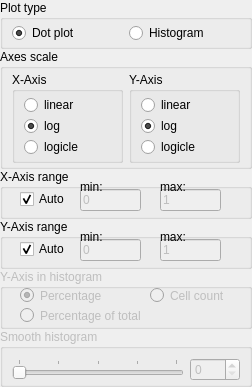
<?xml version="1.0" encoding="UTF-8"?>
<ui version="4.0">
 <class>Form</class>
 <widget class="QWidget" name="Form">
  <property name="geometry">
   <rect>
    <x>0</x>
    <y>0</y>
    <width>252</width>
    <height>347</height>
   </rect>
  </property>
  <property name="sizePolicy">
   <sizepolicy hsizetype="Preferred" vsizetype="Preferred">
    <horstretch>0</horstretch>
    <verstretch>0</verstretch>
   </sizepolicy>
  </property>
  <property name="windowTitle">
   <string>Form</string>
  </property>
  <layout class="QVBoxLayout" name="verticalLayout">
   <property name="spacing">
    <number>0</number>
   </property>
   <property name="leftMargin">
    <number>0</number>
   </property>
   <property name="topMargin">
    <number>0</number>
   </property>
   <property name="rightMargin">
    <number>0</number>
   </property>
   <property name="bottomMargin">
    <number>0</number>
   </property>
   <item>
    <widget class="QGroupBox" name="plotTypeBox">
     <property name="maximumSize">
      <size>
       <width>16777215</width>
       <height>70</height>
      </size>
     </property>
     <property name="title">
      <string>Plot type</string>
     </property>
     <property name="flat">
      <bool>true</bool>
     </property>
     <layout class="QHBoxLayout" name="horizontalLayout_2">
      <property name="topMargin">
       <number>3</number>
      </property>
      <property name="bottomMargin">
       <number>3</number>
      </property>
      <item>
       <widget class="QRadioButton" name="dotRadio">
        <property name="text">
         <string>Dot plot</string>
        </property>
        <property name="checked">
         <bool>true</bool>
        </property>
       </widget>
      </item>
      <item>
       <widget class="QRadioButton" name="histRadio">
        <property name="text">
         <string>Histogram</string>
        </property>
       </widget>
      </item>
     </layout>
    </widget>
   </item>
   <item>
    <widget class="QGroupBox" name="axisOptionBox">
     <property name="maximumSize">
      <size>
       <width>16777215</width>
       <height>180</height>
      </size>
     </property>
     <property name="title">
      <string>Axes scale</string>
     </property>
     <property name="flat">
      <bool>true</bool>
     </property>
     <layout class="QHBoxLayout" name="horizontalLayout_4">
      <property name="topMargin">
       <number>3</number>
      </property>
      <property name="bottomMargin">
       <number>3</number>
      </property>
      <item>
       <widget class="QGroupBox" name="xAxisOptionBox">
        <property name="title">
         <string>X-Axis</string>
        </property>
        <property name="flat">
         <bool>false</bool>
        </property>
        <layout class="QVBoxLayout" name="verticalLayout_5">
         <property name="spacing">
          <number>1</number>
         </property>
         <property name="topMargin">
          <number>3</number>
         </property>
         <property name="bottomMargin">
          <number>3</number>
         </property>
         <item>
          <widget class="QRadioButton" name="xLinRadio">
           <property name="text">
            <string>linear</string>
           </property>
          </widget>
         </item>
         <item>
          <widget class="QRadioButton" name="xLogRadio">
           <property name="text">
            <string>log</string>
           </property>
           <property name="checked">
            <bool>true</bool>
           </property>
          </widget>
         </item>
         <item>
          <widget class="QRadioButton" name="xLogicleRadio">
           <property name="text">
            <string>logicle</string>
           </property>
          </widget>
         </item>
        </layout>
       </widget>
      </item>
      <item>
       <widget class="QGroupBox" name="yAxisOptionBox">
        <property name="title">
         <string>Y-Axis</string>
        </property>
        <property name="flat">
         <bool>false</bool>
        </property>
        <layout class="QVBoxLayout" name="verticalLayout_2">
         <property name="spacing">
          <number>1</number>
         </property>
         <property name="topMargin">
          <number>3</number>
         </property>
         <property name="bottomMargin">
          <number>3</number>
         </property>
         <item>
          <widget class="QRadioButton" name="yLinRadio">
           <property name="text">
            <string>linear</string>
           </property>
          </widget>
         </item>
         <item>
          <widget class="QRadioButton" name="yLogRadio">
           <property name="text">
            <string>log</string>
           </property>
           <property name="checked">
            <bool>true</bool>
           </property>
          </widget>
         </item>
         <item>
          <widget class="QRadioButton" name="yLogicleRadio">
           <property name="text">
            <string>logicle</string>
           </property>
          </widget>
         </item>
        </layout>
       </widget>
      </item>
     </layout>
    </widget>
   </item>
   <item>
    <widget class="QGroupBox" name="xRangeBox">
     <property name="minimumSize">
      <size>
       <width>0</width>
       <height>50</height>
      </size>
     </property>
     <property name="maximumSize">
      <size>
       <width>16777215</width>
       <height>70</height>
      </size>
     </property>
     <property name="title">
      <string>X-Axis range</string>
     </property>
     <property name="flat">
      <bool>true</bool>
     </property>
     <widget class="QCheckBox" name="xlimAutoCheck">
      <property name="geometry">
       <rect>
        <x>20</x>
        <y>20</y>
        <width>51</width>
        <height>20</height>
       </rect>
      </property>
      <property name="text">
       <string>Auto</string>
      </property>
      <property name="checked">
       <bool>true</bool>
      </property>
     </widget>
     <widget class="QLineEdit" name="xlimMinEdit">
      <property name="enabled">
       <bool>false</bool>
      </property>
      <property name="geometry">
       <rect>
        <x>80</x>
        <y>20</y>
        <width>61</width>
        <height>22</height>
       </rect>
      </property>
      <property name="text">
       <string notr="true">0</string>
      </property>
     </widget>
     <widget class="QLineEdit" name="xlimMaxEdit">
      <property name="enabled">
       <bool>false</bool>
      </property>
      <property name="geometry">
       <rect>
        <x>160</x>
        <y>20</y>
        <width>61</width>
        <height>22</height>
       </rect>
      </property>
      <property name="text">
       <string notr="true">1</string>
      </property>
     </widget>
     <widget class="QLabel" name="label_3">
      <property name="geometry">
       <rect>
        <x>80</x>
        <y>10</y>
        <width>31</width>
        <height>16</height>
       </rect>
      </property>
      <property name="text">
       <string>min:</string>
      </property>
     </widget>
     <widget class="QLabel" name="label_6">
      <property name="geometry">
       <rect>
        <x>160</x>
        <y>10</y>
        <width>41</width>
        <height>16</height>
       </rect>
      </property>
      <property name="text">
       <string>max:</string>
      </property>
     </widget>
    </widget>
   </item>
   <item>
    <widget class="QGroupBox" name="yRangeBox">
     <property name="minimumSize">
      <size>
       <width>0</width>
       <height>50</height>
      </size>
     </property>
     <property name="maximumSize">
      <size>
       <width>16777215</width>
       <height>70</height>
      </size>
     </property>
     <property name="title">
      <string>Y-Axis range</string>
     </property>
     <property name="flat">
      <bool>true</bool>
     </property>
     <property name="checkable">
      <bool>false</bool>
     </property>
     <widget class="QCheckBox" name="ylimAutoCheck">
      <property name="geometry">
       <rect>
        <x>20</x>
        <y>20</y>
        <width>51</width>
        <height>20</height>
       </rect>
      </property>
      <property name="text">
       <string>Auto</string>
      </property>
      <property name="checked">
       <bool>true</bool>
      </property>
     </widget>
     <widget class="QLineEdit" name="ylimMaxEdit">
      <property name="enabled">
       <bool>false</bool>
      </property>
      <property name="geometry">
       <rect>
        <x>160</x>
        <y>20</y>
        <width>61</width>
        <height>22</height>
       </rect>
      </property>
      <property name="text">
       <string notr="true">1</string>
      </property>
     </widget>
     <widget class="QLineEdit" name="ylimMinEdit">
      <property name="enabled">
       <bool>false</bool>
      </property>
      <property name="geometry">
       <rect>
        <x>80</x>
        <y>20</y>
        <width>61</width>
        <height>22</height>
       </rect>
      </property>
      <property name="text">
       <string notr="true">0</string>
      </property>
     </widget>
     <widget class="QLabel" name="label_7">
      <property name="geometry">
       <rect>
        <x>80</x>
        <y>10</y>
        <width>31</width>
        <height>16</height>
       </rect>
      </property>
      <property name="text">
       <string>min:</string>
      </property>
     </widget>
     <widget class="QLabel" name="label_8">
      <property name="geometry">
       <rect>
        <x>160</x>
        <y>10</y>
        <width>41</width>
        <height>16</height>
       </rect>
      </property>
      <property name="text">
       <string>max:</string>
      </property>
     </widget>
    </widget>
   </item>
   <item>
    <widget class="QGroupBox" name="normBox">
     <property name="enabled">
      <bool>false</bool>
     </property>
     <property name="sizePolicy">
      <sizepolicy hsizetype="Preferred" vsizetype="Minimum">
       <horstretch>0</horstretch>
       <verstretch>0</verstretch>
      </sizepolicy>
     </property>
     <property name="minimumSize">
      <size>
       <width>0</width>
       <height>60</height>
      </size>
     </property>
     <property name="title">
      <string>Y-Axis in histogram</string>
     </property>
     <property name="flat">
      <bool>true</bool>
     </property>
     <widget class="QRadioButton" name="norm2PercRadio">
      <property name="geometry">
       <rect>
        <x>20</x>
        <y>15</y>
        <width>110</width>
        <height>23</height>
       </rect>
      </property>
      <property name="text">
       <string>Percentage</string>
      </property>
      <property name="checked">
       <bool>true</bool>
      </property>
     </widget>
     <widget class="QRadioButton" name="norm2TotalRadio">
      <property name="geometry">
       <rect>
        <x>20</x>
        <y>35</y>
        <width>165</width>
        <height>23</height>
       </rect>
      </property>
      <property name="text">
       <string>Percentage of total</string>
      </property>
     </widget>
     <widget class="QRadioButton" name="norm2CountRadio">
      <property name="geometry">
       <rect>
        <x>150</x>
        <y>15</y>
        <width>103</width>
        <height>23</height>
       </rect>
      </property>
      <property name="text">
       <string>Cell count</string>
      </property>
     </widget>
    </widget>
   </item>
   <item>
    <widget class="QGroupBox" name="smoothBox">
     <property name="enabled">
      <bool>false</bool>
     </property>
     <property name="sizePolicy">
      <sizepolicy hsizetype="Preferred" vsizetype="Preferred">
       <horstretch>0</horstretch>
       <verstretch>0</verstretch>
      </sizepolicy>
     </property>
     <property name="title">
      <string>Smooth histogram</string>
     </property>
     <property name="flat">
      <bool>true</bool>
     </property>
     <layout class="QHBoxLayout" name="horizontalLayout_5">
      <property name="bottomMargin">
       <number>3</number>
      </property>
      <item>
       <widget class="QSlider" name="smoothSlider">
        <property name="sizePolicy">
         <sizepolicy hsizetype="Minimum" vsizetype="Fixed">
          <horstretch>0</horstretch>
          <verstretch>0</verstretch>
         </sizepolicy>
        </property>
        <property name="maximum">
         <number>128</number>
        </property>
        <property name="singleStep">
         <number>8</number>
        </property>
        <property name="pageStep">
         <number>8</number>
        </property>
        <property name="tracking">
         <bool>false</bool>
        </property>
        <property name="orientation">
         <enum>Qt::Horizontal</enum>
        </property>
        <property name="tickPosition">
         <enum>QSlider::TicksAbove</enum>
        </property>
        <property name="tickInterval">
         <number>32</number>
        </property>
       </widget>
      </item>
      <item>
       <widget class="QSpinBox" name="smoothSpinBox">
        <property name="maximumSize">
         <size>
          <width>50</width>
          <height>16777215</height>
         </size>
        </property>
        <property name="maximum">
         <number>128</number>
        </property>
        <property name="singleStep">
         <number>8</number>
        </property>
       </widget>
      </item>
     </layout>
    </widget>
   </item>
  </layout>
 </widget>
 <resources/>
 <connections>
  <connection>
   <sender>smoothSlider</sender>
   <signal>valueChanged(int)</signal>
   <receiver>smoothSpinBox</receiver>
   <slot>setValue(int)</slot>
   <hints>
    <hint type="sourcelabel">
     <x>720</x>
     <y>764</y>
    </hint>
    <hint type="destinationlabel">
     <x>913</x>
     <y>766</y>
    </hint>
   </hints>
  </connection>
  <connection>
   <sender>smoothSpinBox</sender>
   <signal>valueChanged(int)</signal>
   <receiver>smoothSlider</receiver>
   <slot>setValue(int)</slot>
   <hints>
    <hint type="sourcelabel">
     <x>913</x>
     <y>766</y>
    </hint>
    <hint type="destinationlabel">
     <x>720</x>
     <y>764</y>
    </hint>
   </hints>
  </connection>
  <connection>
   <sender>histRadio</sender>
   <signal>toggled(bool)</signal>
   <receiver>smoothBox</receiver>
   <slot>setEnabled(bool)</slot>
   <hints>
    <hint type="sourcelabel">
     <x>1357</x>
     <y>594</y>
    </hint>
    <hint type="destinationlabel">
     <x>1297</x>
     <y>998</y>
    </hint>
   </hints>
  </connection>
  <connection>
   <sender>xlimAutoCheck</sender>
   <signal>toggled(bool)</signal>
   <receiver>xlimMaxEdit</receiver>
   <slot>setDisabled(bool)</slot>
   <hints>
    <hint type="sourcelabel">
     <x>1242</x>
     <y>758</y>
    </hint>
    <hint type="destinationlabel">
     <x>1387</x>
     <y>759</y>
    </hint>
   </hints>
  </connection>
  <connection>
   <sender>xlimAutoCheck</sender>
   <signal>toggled(bool)</signal>
   <receiver>xlimMinEdit</receiver>
   <slot>setDisabled(bool)</slot>
   <hints>
    <hint type="sourcelabel">
     <x>1242</x>
     <y>758</y>
    </hint>
    <hint type="destinationlabel">
     <x>1317</x>
     <y>759</y>
    </hint>
   </hints>
  </connection>
  <connection>
   <sender>ylimAutoCheck</sender>
   <signal>toggled(bool)</signal>
   <receiver>ylimMinEdit</receiver>
   <slot>setDisabled(bool)</slot>
   <hints>
    <hint type="sourcelabel">
     <x>1242</x>
     <y>826</y>
    </hint>
    <hint type="destinationlabel">
     <x>1317</x>
     <y>827</y>
    </hint>
   </hints>
  </connection>
  <connection>
   <sender>ylimAutoCheck</sender>
   <signal>toggled(bool)</signal>
   <receiver>ylimMaxEdit</receiver>
   <slot>setDisabled(bool)</slot>
   <hints>
    <hint type="sourcelabel">
     <x>1242</x>
     <y>826</y>
    </hint>
    <hint type="destinationlabel">
     <x>1387</x>
     <y>827</y>
    </hint>
   </hints>
  </connection>
  <connection>
   <sender>dotRadio</sender>
   <signal>toggled(bool)</signal>
   <receiver>normBox</receiver>
   <slot>setDisabled(bool)</slot>
   <hints>
    <hint type="sourcelabel">
     <x>91</x>
     <y>44</y>
    </hint>
    <hint type="destinationlabel">
     <x>172</x>
     <y>448</y>
    </hint>
   </hints>
  </connection>
  <connection>
   <sender>histRadio</sender>
   <signal>toggled(bool)</signal>
   <receiver>normBox</receiver>
   <slot>setEnabled(bool)</slot>
   <hints>
    <hint type="sourcelabel">
     <x>254</x>
     <y>44</y>
    </hint>
    <hint type="destinationlabel">
     <x>172</x>
     <y>448</y>
    </hint>
   </hints>
  </connection>
 </connections>
</ui>
